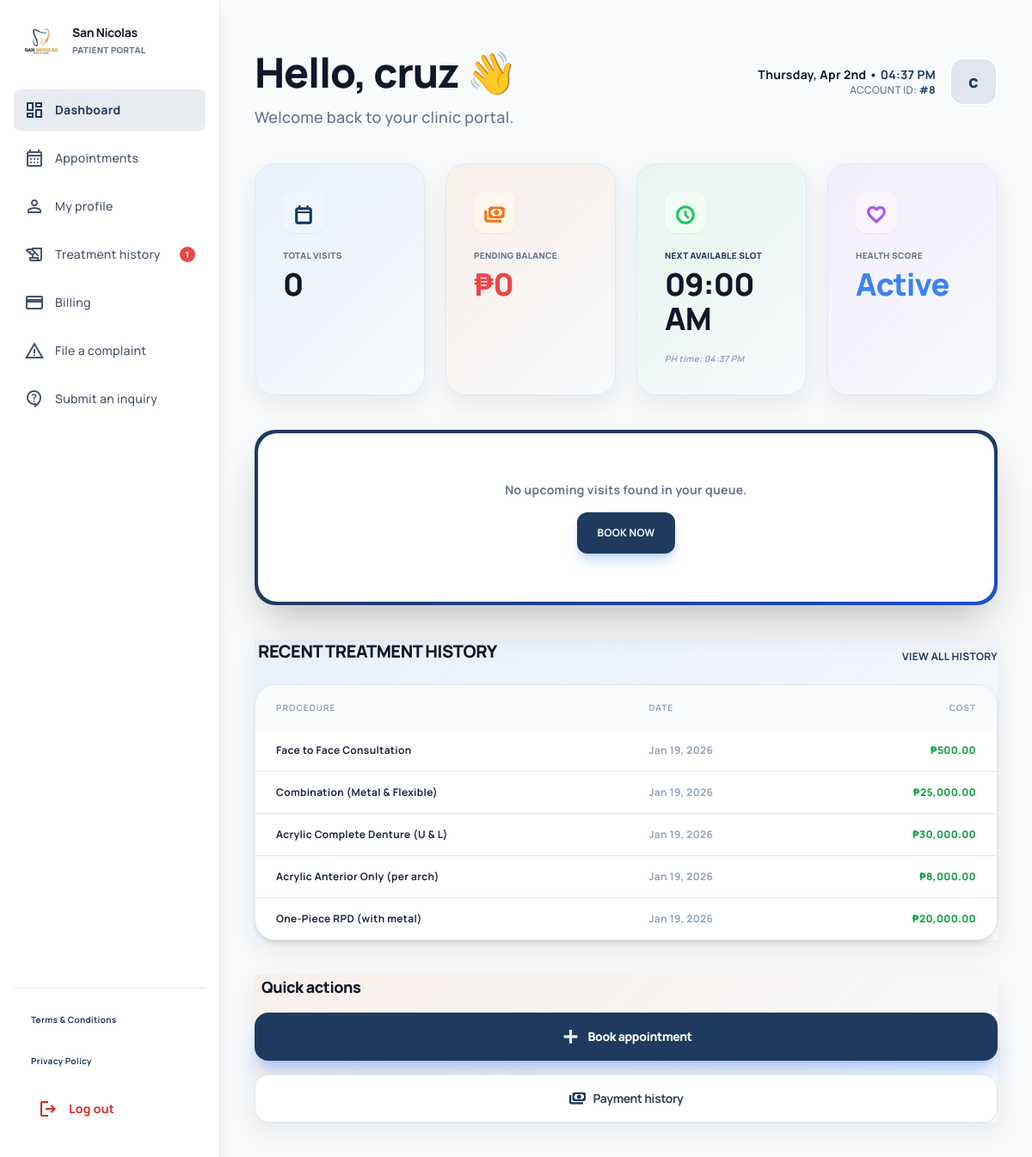
The app's page /patient-dashboard.php (signed in) with its own data.
### tables this page shows
CREATE TABLE `treatment_records` (
  `id` int(11) NOT NULL,
  `appointment_id` int(11) DEFAULT NULL,
  `patient_id` int(11) NOT NULL,
  `procedure_id` int(11) NOT NULL,
  `dentist_id` int(11) NOT NULL,
  `treatment_date` date NOT NULL,
  `notes` text DEFAULT NULL,
  `actual_cost` decimal(10,2) DEFAULT 0.00
);

CREATE TABLE `procedures` (
  `id` int(11) NOT NULL,
  `category` varchar(100) DEFAULT NULL,
  `procedure_name` varchar(255) NOT NULL,
  `standard_cost` decimal(10,2) NOT NULL
);

### patient-dashboard.php (the view, shortened to what the rows shown need)
<?php
require_once 'backend/middleware.php';
$fullName = $_SESSION['full_name'] ?? 'User';
$firstName = explode(' ', $fullName)[0];
$patientID = $_SESSION['user_id'];
$activityQuery = mysqli_query($conn, "SELECT t.*, pr.procedure_name FROM treatment_records t JOIN procedures pr ON t.procedure_id = pr.id WHERE t.patient_id = '$patientID' ORDER BY t.treatment_date DESC LIMIT 5");
?>
<!DOCTYPE html>
<html class="light" lang="en">
<head>
    <script src="https://cdn.tailwindcss.com?plugins=forms,container-queries"></script>
    <link rel="stylesheet" href="css/responsive-enhancements.css">
</head>
<body class="bg-background-light dark:bg-background-dark text-slate-900 dark:text-slate-100 font-display text-sm overflow-hidden">
<div class="flex h-screen w-full overflow-hidden relative">
    <aside id="sidebar" class="fixed lg:static inset-y-0 left-0 w-64 h-full flex flex-col bg-white dark:bg-[#1e293b] border-r border-slate-200 dark:border-slate-800 flex-shrink-0 z-40 hidden-mobile lg:translate-x-0 font-medium transition-colors duration-200 shadow-lg">
        <div class="flex flex-col h-full justify-between p-4">
            <div class="flex flex-col gap-6">
                <div class="flex items-center gap-3 px-2 py-2">
                    <div class="flex flex-col overflow-hidden">
                        <h1 class="text-slate-900 dark:text-white text-sm font-bold truncate">San Nicolas</h1>
                    </div>
                </div>
            </div>
    </aside>
    <main class="flex-1 overflow-y-auto h-full relative bg-[#f8fafc] dark:bg-background-dark">
        <div class="p-4 md:p-6 lg:p-10 max-w-[1600px] mx-auto flex flex-col gap-4 md:gap-6 lg:gap-10 pb-12">
            <header class="flex flex-col md:flex-row md:items-center justify-between gap-4 md:gap-6 animate-fade-in text-slate-900 dark:text-white">
                <div class="space-y-1">
                    <h1 class="text-2xl sm:text-3xl md:text-4xl lg:text-5xl font-black tracking-tight">Hello, <?php echo htmlspecialchars($firstName); ?> 👋</h1>
                </div>
            </header>
            <div class="grid grid-cols-1 xl:grid-cols-3 gap-4 md:gap-6 lg:gap-10">
                <div class="xl:col-span-2 flex flex-col gap-6">
                    <div class="bg-white dark:bg-slate-800 rounded-2xl md:rounded-3xl border border-slate-200 dark:border-slate-700 overflow-x-auto shadow-md">
                        <table class="w-full text-left border-collapse min-w-[320px]">
                            <thead>
                                <tr class="bg-slate-50 dark:bg-slate-900/50 text-slate-400 text-[9px] sm:text-[10px] font-black uppercase tracking-widest">
                                    <th class="px-3 sm:px-4 md:px-6 py-3 sm:py-4">Procedure</th><th class="px-3 sm:px-4 md:px-6 py-3 sm:py-4">Date</th><th class="px-3 sm:px-4 md:px-6 py-3 sm:py-4 text-right">Cost</th>
                                </tr>
                            </thead>
                            <tbody class="divide-y dark:divide-slate-700 font-bold text-[11px] sm:text-xs">
                                <?php if (mysqli_num_rows($activityQuery) > 0): ?>
                                    <?php while($row = mysqli_fetch_assoc($activityQuery)): ?>
                                    <tr class="hover:bg-slate-50 dark:hover:bg-slate-900/40 transition-colors">
                                        <td class="px-3 sm:px-4 md:px-6 py-3 sm:py-4 text-slate-800 dark:text-white"><?php echo htmlspecialchars($row['procedure_name']); ?></td>
                                        <td class="px-3 sm:px-4 md:px-6 py-3 sm:py-4 text-slate-400"><?php echo date('M d, Y', strtotime($row['treatment_date'])); ?></td>
                                        <td class="px-3 sm:px-4 md:px-6 py-3 sm:py-4 text-right text-green-600 font-black">₱<?php echo number_format($row['actual_cost'] ?? 0, 2); ?></td>
                                    </tr>
                                    <?php endwhile; ?>
                                <?php else: ?>
                                    <tr><td colspan="3" class="px-3 sm:px-4 md:px-6 py-8 sm:py-12 text-center text-slate-400 italic font-bold uppercase text-[11px] sm:text-xs">No dental history recorded.</td></tr>
                                <?php endif; ?>
                            </tbody>
                        </table>
                    </div>
                </div>
            </div>
        </div>
    </main>
</div>
</body>
</html>

### records on screen
treatment_records: procedure.procedure_name "Face to Face Consultation", treatment_date "Jan 19, 2026", actual_cost "500.00"
treatment_records: procedure.procedure_name "Combination (Metal & Flexible)", treatment_date "Jan 19, 2026", actual_cost "25,000.00"
treatment_records: procedure.procedure_name "Acrylic Complete Denture (U & L)", treatment_date "Jan 19, 2026", actual_cost "30,000.00"
treatment_records: procedure.procedure_name "Acrylic Anterior Only (per arch)", treatment_date "Jan 19, 2026", actual_cost "8,000.00"
treatment_records: procedure.procedure_name "One-Piece RPD (with metal)", treatment_date "Jan 19, 2026", actual_cost "20,000.00"

### other values on screen
$notifTreatmentCount "1"
$firstName "cruz"
$patientID "8"
substr($fullName, 0, 1) "c"
$totalVisits "0"
$pendingInvoices "0"
$nextSlot "09:00 AM"
